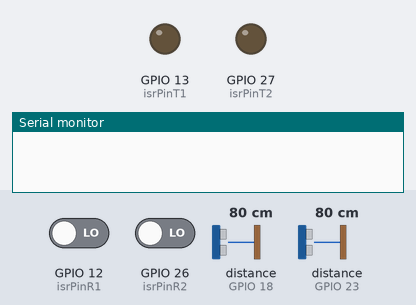
Bench run of a sketch on a simulated ESP32. Shown: output pins drawn as LEDs (lit = HIGH), the last lines printed to the serial monitor. Wiring (inferred from the names in the program): 2 × ultrasonic range finder: trigger GPIO 5, echo GPIO 18 / trigger GPIO 19, echo GPIO 23. The test bench sets the inputs (shaded band); at power-on: distance to the obstacle (sensors on GPIO 18, GPIO 23) 80 cm, GPIO 12 (isrPinR1) LOW, GPIO 26 (isrPinR2) LOW. The echo pulse lasts 58.3 µs per cm; pins used as bus, display or sensor lines are not drawn.

Above: at 1.2 s.
1.3 s: distance to the obstacle (sensor on GPIO 18) set to 30 cm
2.8 s: distance to the obstacle (sensor on GPIO 18) set to 23 cm
At 4.0 s:
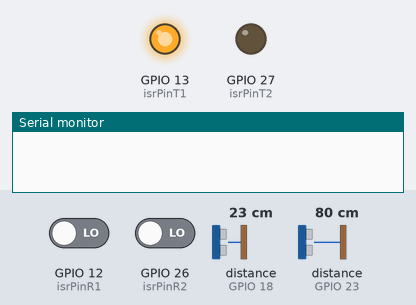
4.3 s: distance to the obstacle (sensor on GPIO 23) set to 29 cm
5.8 s: distance to the obstacle (sensor on GPIO 23) set to 25 cm
At 6.2 s:
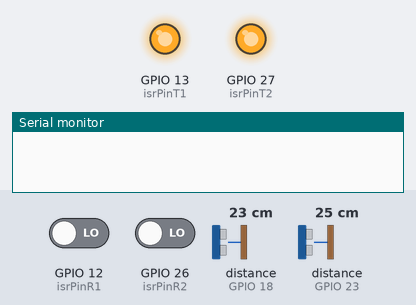
7.3 s: GPIO 12 (isrPinR1) driven HIGH
At 7.8 s:
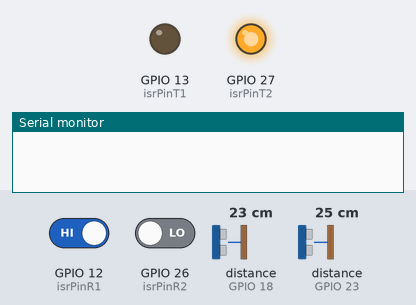
9.5 s: GPIO 26 (isrPinR2) driven HIGH
At 10.7 s:
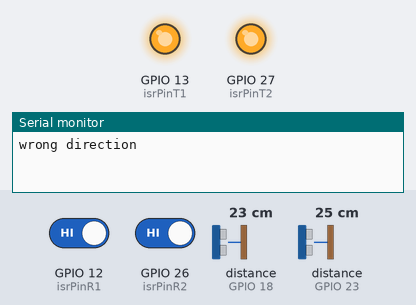
Timing chart, 0 to 12.0 s (numbered marks = the images above; inputs shaded):
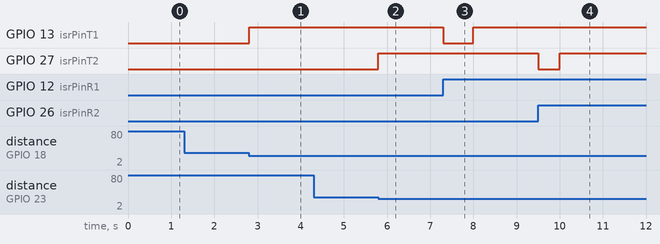

Measured:
- the behaviour switches between 27 and 26 cm on distance to the obstacle (sensor on GPIO 18) (found by bisection; images 0 and 1)
- the behaviour switches between 27 and 26 cm on distance to the obstacle (sensor on GPIO 23) (found by bisection; images 1 and 2)
- after the input at 1.3 s, every drawn part: stays the same
- after the input at 2.8 s, GPIO 13 (isrPinT1): LOW → HIGH at once
- after the input at 4.3 s, every drawn part: stays the same
- after the input at 5.8 s, GPIO 27 (isrPinT2): LOW → HIGH at once
- after the input at 7.3 s, GPIO 13 (isrPinT1): HIGH → LOW at once, → HIGH 0.70 s later
- after the input at 9.5 s, GPIO 27 (isrPinT2): HIGH → LOW at once, → HIGH 0.50 s later

The sketch:

esp_speed_sr04_micros.ino
```cpp
/*
 * time diff between 2 triggering interrupts
 * NEW VERSION
 *
 * USES micors instead of millis for more accurate
 * reading of speed value
 *
 */

#include <SimpleTimer.h>

#define echo1 18
#define trig1 5
#define echo2 23
#define trig2 19
#define isrPinT1 13
#define isrPinR1 12
#define isrPinT2 27
#define isrPinR2 26

portMUX_TYPE mux = portMUX_INITIALIZER_UNLOCKED;

SimpleTimer resetEvent;

float d1, t1, t2, d2, s;
volatile bool trig1st, trig2nd, wrongDirection, trigged1st, trigged2nd;
volatile unsigned long millis1, millis2, diffmillis; // millis() to check time of when they got triggered
unsigned long previousMicros = 0;

void IRAM_ATTR ISR_trig1(){
  portENTER_CRITICAL_ISR(&mux);
  trig1st = true;
  trigged1st = true;
  millis1 = micros();
  portEXIT_CRITICAL_ISR(&mux);
}

void IRAM_ATTR ISR_trig2(){
  portENTER_CRITICAL_ISR(&mux);
  trig2nd = true;
  trigged2nd = true;
  millis2 = micros();
  portEXIT_CRITICAL_ISR(&mux);
}

void setup() {
  // put your setup code here, to run once:
  Serial.begin(9600);

  pinMode(echo1, INPUT);
  pinMode(trig1, OUTPUT);
  pinMode(echo2, INPUT);
  pinMode(trig2, OUTPUT);
  pinMode(isrPinT1, OUTPUT);
  pinMode(isrPinR1, INPUT);
  pinMode(isrPinT2, OUTPUT);
  pinMode(isrPinR2, INPUT);

  digitalWrite(isrPinT1, LOW);
  digitalWrite(isrPinT2, LOW);
  digitalWrite(trig1, LOW);
  digitalWrite(trig2, LOW);

  trig1st = false;
  trig2nd = false;
  wrongDirection = false;
  s = 0;
  d1 = 0;
  d2 = 0;
  t1 = 0;
  t2 = 0;
  millis1 = 0;
  millis2 = 0;
  diffmillis = 0;
  trigged1st = false;
  trigged2nd = false;

  attachInterrupt(digitalPinToInterrupt(isrPinR1), ISR_trig1, RISING);
  attachInterrupt(digitalPinToInterrupt(isrPinR2), ISR_trig2, RISING);

  resetEvent.setInterval(2000, resetCode);
}

void loop() {
  // put your main code here, to run repeatedly:
  previousMicros = millis();
  resetEvent.run();
  trigger1();

  if(d1 > 5 && d1 <= 27 && trigged1st == false){
    portENTER_CRITICAL(&mux);
    digitalWrite(isrPinT1, HIGH);
    portEXIT_CRITICAL(&mux);
  }

  if(trig1st){
    portENTER_CRITICAL(&mux);
    digitalWrite(isrPinT1, LOW);
    trig1st = false;
    portEXIT_CRITICAL(&mux);
  }

  trigger2();

  if(d2 > 5 && d2 <= 27 && trigged2nd == false){
    portENTER_CRITICAL(&mux);
    digitalWrite(isrPinT2, HIGH);
    portEXIT_CRITICAL(&mux);
  }

  if(trig2nd){
    portENTER_CRITICAL(&mux);
    trig2nd = false;
    digitalWrite(isrPinT2, LOW);
    portEXIT_CRITICAL(&mux);
    if(millis1 < millis2 && millis1 !=0){
      diffmillis = millis2 - millis1;
      s = (0.1 / (diffmillis * 0.000001))* 18 / 5;
      Serial.println(s);
      Serial.println(millis() - previousMicros);
    }
    if(millis1 == 0 && millis2 !=0)
      Serial.println("wrong direction");
  }
}

void trigger1(){
  delayMicroseconds(10);
  digitalWrite(trig1, HIGH);
  delayMicroseconds(13);
  digitalWrite(trig1, LOW);


  t1 = pulseIn(echo1, HIGH, 2500L);
  d1 = t1 / 58;
}

void trigger2(){
  delayMicroseconds(10);
  digitalWrite(trig2, HIGH);
  delayMicroseconds(13);
  digitalWrite(trig2, LOW);

  t2 = pulseIn(echo2, HIGH, 2500L);

  d2 = t2 / 58;
}

void resetCode(){
  portENTER_CRITICAL(&mux);
  trigged1st = false;
  trigged2nd = false;
  portEXIT_CRITICAL(&mux);
  millis1 = 0;
  millis2 = 0;
  diffmillis = 0;
}
```
